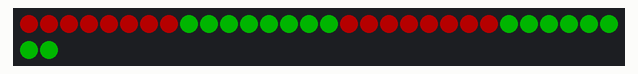
Simulated run of this sketch. Board: Arduino Uno, built with avr-gcc and run on an emulated ATmega328P. Shown: 32 RGB LEDs in strip order, left to right, continuing on the next row. Dim RGB values are drawn brighter than linear; random numbers use the default seed unless the sketch sets one.

Above: at 1.6 s.
At 5.1 s:
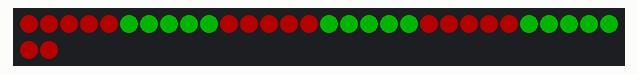
At 7.1 s:
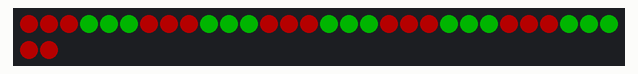
At 19.1 s:
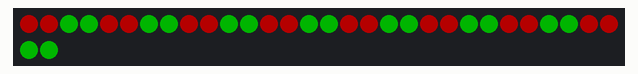
At 27.1 s:
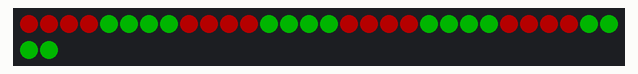
At 37.1 s:
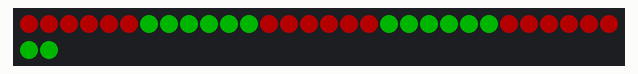

The sketch:

blocks_of_pixels.ino
```cpp
//***************************************************************
// Quick example of lighting up blocks of pixels
//
// Marc Miller, Aug 2017
//***************************************************************

#include "FastLED.h"
#define LED_TYPE LPD8806
#define DATA_PIN 11
#define CLOCK_PIN 13
#define NUM_LEDS 32
CRGB leds[NUM_LEDS];

uint8_t blockSize = 8;  //number of pixels per section


//------------------------------------------------------------------
void setup(){
  Serial.begin(115200);  // Allows serial monitor output (check baud rate)
  delay(1500);  // Power-up delay
  FastLED.addLeds<LED_TYPE, DATA_PIN, CLOCK_PIN, GRB>(leds, NUM_LEDS).setCorrection(TypicalLEDStrip);
  FastLED.setBrightness(64);
}


//------------------------------------------------------------------
void loop(){

  EVERY_N_SECONDS(2) {  //change the block size every few seconds
    blockSize = random8(2,9);
  }

  for (uint8_t n=0; n<(NUM_LEDS/(blockSize*2))+1; n++) {
    uint8_t pos;
    for (uint8_t i=0; i<blockSize; i++) {
      pos = (n*blockSize*2) + i;
      if ( pos >= NUM_LEDS ) { break; }  //don't go past last pixel
      leds[pos] = CRGB(255,0,0);
    }
    for (uint8_t i=0; i<blockSize; i++) {
      pos = (n*blockSize*2) + i + blockSize;
      if ( pos >= NUM_LEDS ) { break; }  //don't go past last pixel
      leds[pos] = CRGB(0,255,0);
    }
  }

  FastLED.show();

}
```

Measured:
- what the display in image 0 shows lasts 1.5 s, from 1.5 s to 3.0 s
- what the display in image 1 shows lasts 2.0 s, from 5.0 s to 7.0 s
- what the display in image 3 shows lasts 4.0 s, from 19.0 s to 23.0 s
